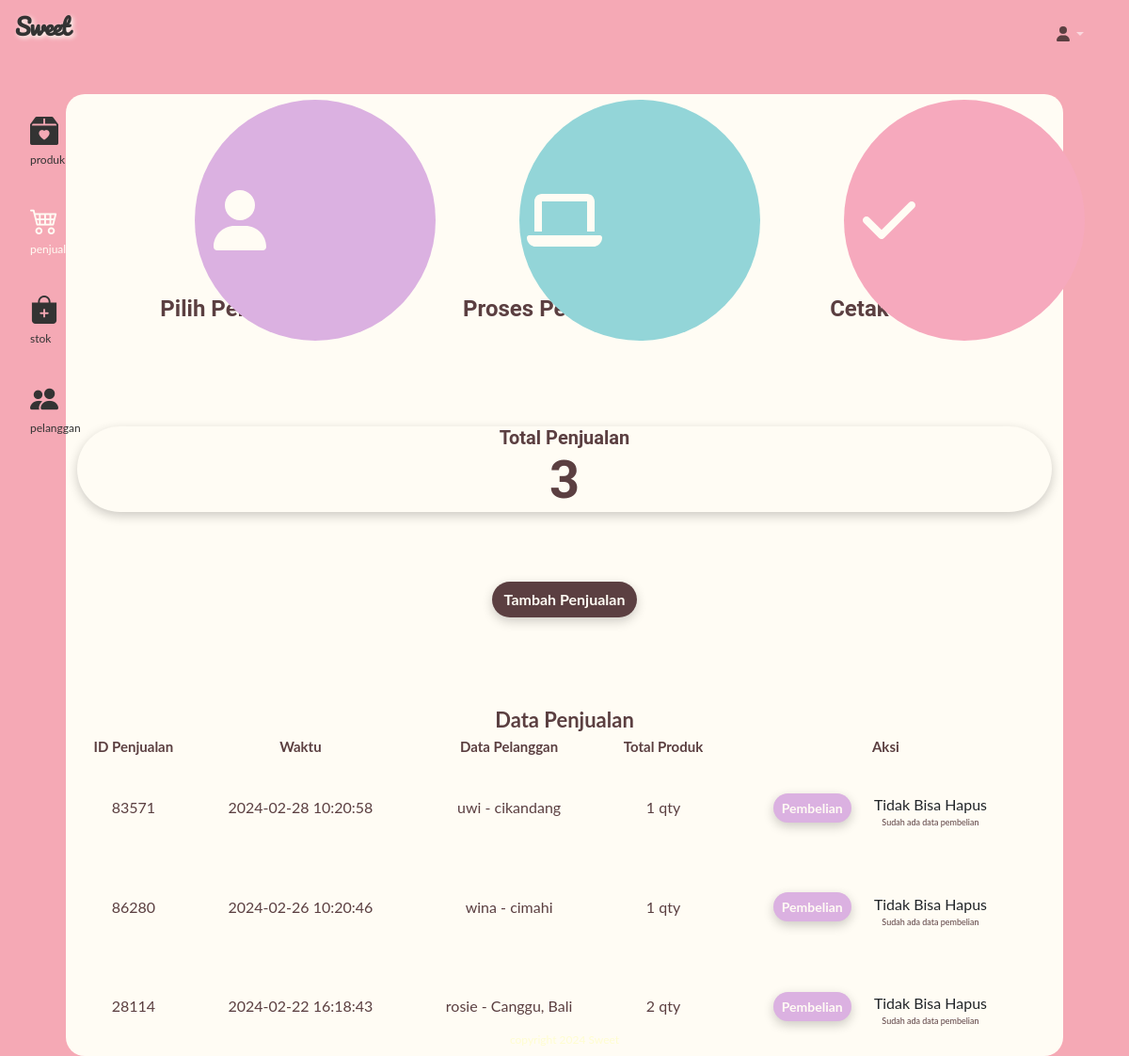
/views/penjualan.php, run on the app's committed database.
### tables this page shows
CREATE TABLE `penjualan` (
  `idpenjualan` bigint(20) NOT NULL,
  `tglpenjualan` datetime NOT NULL DEFAULT current_timestamp(),
  `total` decimal(10,0) NOT NULL,
  `idpelanggan` int(11) NOT NULL
);

CREATE TABLE `pelanggan` (
  `idpelanggan` int(11) NOT NULL,
  `namapelanggan` varchar(255) NOT NULL,
  `alamat` text NOT NULL,
  `nohp` varchar(15) NOT NULL
);

### views/penjualan.php (the view, shortened to what this page needs)
<?php
include_once "template/header.php";
include_once "template/sidebar.php";
$pes = mysqli_query($c, "SELECT * FROM penjualan");
$jml = mysqli_num_rows($pes);
?>
<main>
    <div class="container-fluid " style="background-color: #FFFCF4;  max-width: 1060px;
            border-radius: 20px;">
        <div class="row">
            <section class="page-section" id="services">
                <div class="container" style="margin-top: 70px;">
                    <div class="row text-center">
                        <div class="col-md-4">
                            <span class="fa-stack fa-4x">
                                <i style="color: #DBB1E1;" class="fas fa-circle fa-stack-2x"></i>
                                <i style="color: #FFFCF4;" class="fas fa-user fa-stack-1x fa-inverse"></i>
                            </span>
                            <h4 style="color: #5B3F41; font-family: 'Roboto', sans-serif; font-weight: bold;"
                                class="my-3">
                                Pilih Pelanggan</h4>
                        </div>
                        <div class="col-md-4">
                            <span class="fa-stack fa-4x">
                                <i style="color: #93D5D8;" class="fas fa-circle fa-stack-2x"></i>
                                <i style="color: #FFFCF4;" class="fas fa-laptop fa-stack-1x fa-inverse"></i>
                            </span>
                            <h4 style="color: #5B3F41; font-family: 'Roboto', sans-serif; font-weight: bold;"
                                class="my-3">
                                Proses Pembayaran</h4>
                        </div>
                        <div class="col-md-4 mb-4">
                            <span class="fa-stack fa-4x">
                                <i style="color: #F6A9BD;" class="fas fa-circle fa-stack-2x"></i>
                                <i style="color: #FFFCF4;" class="fas fa-check fa-stack-1x fa-inverse"></i>
                            </span>
                            <h4 style="color: #5B3F41; font-family: 'Roboto', sans-serif; font-weight: bold;"
                                class="my-3">
                                Cetak Struk</h4>
                        </div>
                    </div>
                </div>
            </section>
        </div>
        <div class="row">
            <div class="col-md-12">
                <div
                    style="background-color: #FFFCF4; margin-bottom: 50px; margin-top: 70px; color: #5B3F41; box-shadow: 0 4px 12px rgba(0, 0, 0, 0.2); border-radius: 60px;">
                    <div class="card-body text-center">
                        <h5 class="card-title"
                            style="font-family: 'Roboto', sans-serif; color: #5B3F41; font-weight: bold;">Total
                            Penjualan
                        </h5>
                        <p style="font-family: 'Roboto', sans-serif; font-weight: bold;" class="card-text display-4">
                            <?= $jml; ?>
                        </p>
                    </div>
                </div>
            </div>
        </div>
        <div class="row">
            <div class="col d-flex justify-content-center  mb-4 mt-4">
                <button class="btn mb-2 btn-add" data-bs-toggle="modal" data-bs-target="#TambahPenjualan">Tambah
                    Penjualan</button>
            </div>
        </div>
        <div class="table-container" style="margin-top: 60px;">
            <center><b style="color: #5B3F41; font-size: 22px; ">Data Penjualan</b></center>
            <div class="body">
                <table id="datatablesSimple">
                    <thead>
                        <tr>
                            <th>
                                <div style="color: #5B3F41; text-align: center;">ID Penjualan</div>
                            </th>
                            <th>
                                <div style="color: #5B3F41; text-align: center;">Waktu</div>
                            </th>
                            <th>
                                <div style="color: #5B3F41; text-align: center;">Data Pelanggan</div>
                            </th>
                            <th>
                                <div style="color: #5B3F41; text-align: center;">Total Produk</div>
                            </th>
                            <th>
                                <div style="color: #5B3F41; text-align: center;">Aksi</div>
                            </th>
                        </tr>
                    </thead>
                    <tbody>
                        <?php
                        $get = mysqli_query($c, "SELECT * FROM penjualan p, pelanggan pl WHERE p.idpelanggan = pl.idpelanggan ORDER BY p.tglpenjualan DESC");
                        while ($p = mysqli_fetch_array($get)) {
                            $idpenjualan = $p['idpenjualan'];
                            $tglpenjualan = $p['tglpenjualan'];
                            $namapelanggan = $p['namapelanggan'];
                            $alamat = $p['alamat'];
                            $jumlahproduk = mysqli_query($c, "SELECT * FROM detailpenjualan WHERE idpenjualan='$idpenjualan'");
                            $jumlah = mysqli_num_rows($jumlahproduk);
                            ?>
                            <tr>
                                <td>
                                    <div style="color: #5B3F41;">
                                        <?= $idpenjualan; ?>
                                    </div>
                                </td>
                                <td>
                                    <div style="color: #5B3F41;">
                                        <?= $tglpenjualan; ?>
                                    </div>
                                </td>
                                <td>
                                    <div style="color: #5B3F41;">
                                        <?= $namapelanggan; ?> -
                                        <?= $alamat; ?>
                                    </div>
                                </td>
                                <td>
                                    <div style="color: #5B3F41;">
                                        <?= $jumlah; ?> qty
                                    </div>
                                </td>
                                <td><a href="detailpenjualan.php?idp=<?= $idpenjualan; ?>"
                                        class="btn btn-satu btn-sm me-2">Pembelian</a>
                                    <?php if ($jumlah > 0) { ?>
                                        <button class="btn" style="border: none;" data-bs-toggle="modal"
                                            data-bs-target="#ModalHapus<?= $idpenjualan; ?>" readonly><br>
                                            Tidak Bisa Hapus<br>
                                            <p style="font-size: 9px; color: #5b3f41;">Sudah ada data pembelian</p>
                                        </button>
                                    <?php } ?>
                                </td>
                            </tr>
                        <?php } ?>
                    </tbody>
                </table>
            </div>
        </div>
    </div>
</main>
<?php
include_once "template/footer.php";
?>
</div>
</body>
</html>

### css/produk.css (style rules this page uses)
.btn-add { background-color: #5B3F41; color: #FFFCF4; border-radius: 100px; font-weight: bold; box-shadow: 0 4px 12px rgba(0, 0, 0, 0.2); transition: background-color 0.3s, box-shadow 0.3s, color 0.3s, transform 0.3s; }
.btn-satu { transition: transform 0.3s; border-radius: 100px; box-shadow: 0 4px 12px rgba(0, 0, 0, 0.2); background-color: #DBB1E1; color: #FFFCF4; font-weight: bold; }

### views/template/header.php (style rules this page uses)
body { overflow-x: hidden; }

### views/template/sidebar.php (style rules this page uses)
body { margin: 0; font-family: "Lato", sans-serif; }

### views/penjualan.php (style rules this page uses)
.table-container table { border-collapse: collapse; width: 100%; }
.table-container td { border: none; padding: 8px; text-align: center; }
.table-container th { color: #5B3F41; font-size: 15px; text-align: center; }

### data on the page
penjualan: idpenjualan "83571", tglpenjualan "2024-02-28 10:20:58", idpelanggan.namapelanggan "uwi", idpelanggan.alamat "cikandang", jumlah "1"
penjualan: idpenjualan "86280", tglpenjualan "2024-02-26 10:20:46", idpelanggan.namapelanggan "wina", idpelanggan.alamat "cimahi", jumlah "1"
penjualan: idpenjualan "28114", tglpenjualan "2024-02-22 16:18:43", idpelanggan.namapelanggan "rosie", idpelanggan.alamat "Canggu, Bali", jumlah "2"

### other printed values
$jml "3"
